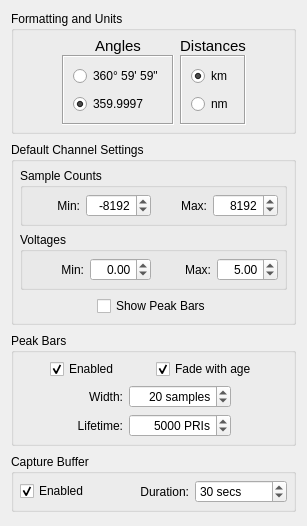
<ui version="4.0" >
 <class>ConfigurationWindow</class>
 <widget class="QDialog" name="ConfigurationWindow" >
  <property name="geometry" >
   <rect>
    <x>0</x>
    <y>0</y>
    <width>307</width>
    <height>526</height>
   </rect>
  </property>
  <property name="windowTitle" >
   <string>Configuration</string>
  </property>
  <layout class="QVBoxLayout" >
   <property name="spacing" >
    <number>8</number>
   </property>
   <item>
    <widget class="QGroupBox" name="groupBox_4" >
     <property name="sizePolicy" >
      <sizepolicy vsizetype="Fixed" hsizetype="Preferred" >
       <horstretch>0</horstretch>
       <verstretch>0</verstretch>
      </sizepolicy>
     </property>
     <property name="title" >
      <string>Formatting and Units</string>
     </property>
     <layout class="QHBoxLayout" >
      <property name="leftMargin" >
       <number>6</number>
      </property>
      <property name="topMargin" >
       <number>6</number>
      </property>
      <property name="rightMargin" >
       <number>6</number>
      </property>
      <property name="bottomMargin" >
       <number>6</number>
      </property>
      <item>
       <spacer>
        <property name="orientation" >
         <enum>Qt::Horizontal</enum>
        </property>
        <property name="sizeHint" >
         <size>
          <width>40</width>
          <height>20</height>
         </size>
        </property>
       </spacer>
      </item>
      <item>
       <layout class="QGridLayout" >
        <property name="verticalSpacing" >
         <number>0</number>
        </property>
        <item row="0" column="0" >
         <widget class="QLabel" name="label_5" >
          <property name="font" >
           <font>
            <pointsize>11</pointsize>
           </font>
          </property>
          <property name="text" >
           <string>Angles</string>
          </property>
          <property name="alignment" >
           <set>Qt::AlignCenter</set>
          </property>
         </widget>
        </item>
        <item row="0" column="1" >
         <widget class="QLabel" name="label_2" >
          <property name="font" >
           <font>
            <pointsize>11</pointsize>
           </font>
          </property>
          <property name="text" >
           <string>Distances</string>
          </property>
          <property name="alignment" >
           <set>Qt::AlignCenter</set>
          </property>
         </widget>
        </item>
        <item row="1" column="0" >
         <widget class="QFrame" name="frame_2" >
          <property name="sizePolicy" >
           <sizepolicy vsizetype="Fixed" hsizetype="Minimum" >
            <horstretch>0</horstretch>
            <verstretch>0</verstretch>
           </sizepolicy>
          </property>
          <property name="frameShape" >
           <enum>QFrame::Box</enum>
          </property>
          <property name="frameShadow" >
           <enum>QFrame::Sunken</enum>
          </property>
          <layout class="QVBoxLayout" >
           <property name="spacing" >
            <number>8</number>
           </property>
           <item>
            <widget class="QRadioButton" name="angleFormatMinSec_" >
             <property name="toolTip" >
              <string/>
             </property>
             <property name="text" >
              <string>360° 59' 59"</string>
             </property>
             <property name="checked" >
              <bool>false</bool>
             </property>
            </widget>
           </item>
           <item>
            <widget class="QRadioButton" name="angleFormatDecimal_" >
             <property name="toolTip" >
              <string/>
             </property>
             <property name="text" >
              <string>359.9997</string>
             </property>
             <property name="checked" >
              <bool>true</bool>
             </property>
            </widget>
           </item>
          </layout>
         </widget>
        </item>
        <item row="1" column="1" >
         <widget class="QFrame" name="frame" >
          <property name="sizePolicy" >
           <sizepolicy vsizetype="Fixed" hsizetype="Preferred" >
            <horstretch>0</horstretch>
            <verstretch>0</verstretch>
           </sizepolicy>
          </property>
          <property name="frameShape" >
           <enum>QFrame::Box</enum>
          </property>
          <property name="frameShadow" >
           <enum>QFrame::Sunken</enum>
          </property>
          <layout class="QVBoxLayout" >
           <property name="spacing" >
            <number>8</number>
           </property>
           <item>
            <widget class="QRadioButton" name="distanceUnitsKm_" >
             <property name="toolTip" >
              <string/>
             </property>
             <property name="text" >
              <string>km</string>
             </property>
             <property name="checked" >
              <bool>true</bool>
             </property>
            </widget>
           </item>
           <item>
            <widget class="QRadioButton" name="distanceUnitsNm_" >
             <property name="statusTip" >
              <string/>
             </property>
             <property name="text" >
              <string>nm</string>
             </property>
             <property name="checked" >
              <bool>false</bool>
             </property>
            </widget>
           </item>
          </layout>
         </widget>
        </item>
       </layout>
      </item>
      <item>
       <spacer>
        <property name="orientation" >
         <enum>Qt::Horizontal</enum>
        </property>
        <property name="sizeHint" >
         <size>
          <width>40</width>
          <height>20</height>
         </size>
        </property>
       </spacer>
      </item>
     </layout>
    </widget>
   </item>
   <item>
    <widget class="QGroupBox" name="groupBox_3" >
     <property name="sizePolicy" >
      <sizepolicy vsizetype="Fixed" hsizetype="Preferred" >
       <horstretch>0</horstretch>
       <verstretch>0</verstretch>
      </sizepolicy>
     </property>
     <property name="title" >
      <string>Default Channel Settings</string>
     </property>
     <layout class="QVBoxLayout" >
      <property name="leftMargin" >
       <number>6</number>
      </property>
      <property name="topMargin" >
       <number>6</number>
      </property>
      <property name="rightMargin" >
       <number>6</number>
      </property>
      <property name="bottomMargin" >
       <number>6</number>
      </property>
      <item>
       <widget class="QGroupBox" name="groupBox" >
        <property name="title" >
         <string>Sample Counts</string>
        </property>
        <property name="flat" >
         <bool>true</bool>
        </property>
        <layout class="QHBoxLayout" >
         <property name="leftMargin" >
          <number>6</number>
         </property>
         <property name="topMargin" >
          <number>6</number>
         </property>
         <property name="rightMargin" >
          <number>6</number>
         </property>
         <property name="bottomMargin" >
          <number>6</number>
         </property>
         <item>
          <widget class="QLabel" name="label_8" >
           <property name="text" >
            <string>Min:</string>
           </property>
           <property name="alignment" >
            <set>Qt::AlignRight|Qt::AlignTrailing|Qt::AlignVCenter</set>
           </property>
          </widget>
         </item>
         <item>
          <widget class="QSpinBox" name="sampleMin_" >
          <property name="keyboardTracking" >
           <bool>false</bool>
          </property>
           <property name="toolTip" >
            <string>Default minimum sample count
for new channels</string>
           </property>
           <property name="alignment" >
            <set>Qt::AlignRight</set>
           </property>
           <property name="minimum" >
            <number>-65535</number>
           </property>
           <property name="maximum" >
            <number>65535</number>
           </property>
           <property name="singleStep" >
            <number>10</number>
           </property>
           <property name="value" >
            <number>-8192</number>
           </property>
          </widget>
         </item>
         <item>
          <widget class="QLabel" name="label_9" >
           <property name="text" >
            <string>Max:</string>
           </property>
           <property name="alignment" >
            <set>Qt::AlignRight|Qt::AlignTrailing|Qt::AlignVCenter</set>
           </property>
          </widget>
         </item>
         <item>
          <widget class="QSpinBox" name="sampleMax_" >
          <property name="keyboardTracking" >
           <bool>false</bool>
          </property>
           <property name="toolTip" >
            <string>Default maximum sample count
for new channels</string>
           </property>
           <property name="frame" >
            <bool>true</bool>
           </property>
           <property name="alignment" >
            <set>Qt::AlignRight</set>
           </property>
           <property name="buttonSymbols" >
            <enum>QAbstractSpinBox::UpDownArrows</enum>
           </property>
           <property name="minimum" >
            <number>-65535</number>
           </property>
           <property name="maximum" >
            <number>65535</number>
           </property>
           <property name="singleStep" >
            <number>10</number>
           </property>
           <property name="value" >
            <number>8192</number>
           </property>
          </widget>
         </item>
        </layout>
       </widget>
      </item>
      <item>
       <widget class="QGroupBox" name="groupBox_2" >
        <property name="title" >
         <string>Voltages</string>
        </property>
        <property name="flat" >
         <bool>true</bool>
        </property>
        <layout class="QHBoxLayout" >
         <property name="leftMargin" >
          <number>6</number>
         </property>
         <property name="topMargin" >
          <number>6</number>
         </property>
         <property name="rightMargin" >
          <number>6</number>
         </property>
         <property name="bottomMargin" >
          <number>6</number>
         </property>
         <item>
          <widget class="QLabel" name="label_6" >
           <property name="text" >
            <string>Min:</string>
           </property>
           <property name="textFormat" >
            <enum>Qt::PlainText</enum>
           </property>
           <property name="alignment" >
            <set>Qt::AlignRight|Qt::AlignTrailing|Qt::AlignVCenter</set>
           </property>
          </widget>
         </item>
         <item>
          <widget class="QDoubleSpinBox" name="voltageMin_" >
          <property name="keyboardTracking" >
           <bool>false</bool>
          </property>
           <property name="toolTip" >
            <string>Default minimum voltage value
for new channels</string>
           </property>
           <property name="alignment" >
            <set>Qt::AlignRight</set>
           </property>
           <property name="suffix" >
            <string/>
           </property>
           <property name="minimum" >
            <double>-99.989999999999995</double>
           </property>
           <property name="maximum" >
            <double>99.989999999999995</double>
           </property>
           <property name="value" >
            <double>0.000000000000000</double>
           </property>
          </widget>
         </item>
         <item>
          <widget class="QLabel" name="label_7" >
           <property name="text" >
            <string>Max:</string>
           </property>
           <property name="textFormat" >
            <enum>Qt::PlainText</enum>
           </property>
           <property name="alignment" >
            <set>Qt::AlignRight|Qt::AlignTrailing|Qt::AlignVCenter</set>
           </property>
          </widget>
         </item>
         <item>
          <widget class="QDoubleSpinBox" name="voltageMax_" >
          <property name="keyboardTracking" >
           <bool>false</bool>
          </property>
           <property name="toolTip" >
            <string>Default maximum voltage value
for new channels</string>
           </property>
           <property name="alignment" >
            <set>Qt::AlignRight</set>
           </property>
           <property name="suffix" >
            <string/>
           </property>
           <property name="minimum" >
            <double>-99.989999999999995</double>
           </property>
           <property name="value" >
            <double>5.000000000000000</double>
           </property>
          </widget>
         </item>
        </layout>
       </widget>
      </item>
      <item>
       <layout class="QHBoxLayout" >
        <item>
         <spacer>
          <property name="orientation" >
           <enum>Qt::Horizontal</enum>
          </property>
          <property name="sizeHint" >
           <size>
            <width>40</width>
            <height>10</height>
           </size>
          </property>
         </spacer>
        </item>
        <item>
         <widget class="QCheckBox" name="showPeakBars_" >
          <property name="toolTip" >
           <string>Check to enable peak bars
for new channels</string>
          </property>
          <property name="text" >
           <string>Show Peak Bars</string>
          </property>
         </widget>
        </item>
        <item>
         <spacer>
          <property name="orientation" >
           <enum>Qt::Horizontal</enum>
          </property>
          <property name="sizeHint" >
           <size>
            <width>40</width>
            <height>10</height>
           </size>
          </property>
         </spacer>
        </item>
       </layout>
      </item>
     </layout>
    </widget>
   </item>
   <item>
    <widget class="QGroupBox" name="blahblah" >
     <property name="sizePolicy" >
      <sizepolicy vsizetype="Fixed" hsizetype="Preferred" >
       <horstretch>0</horstretch>
       <verstretch>0</verstretch>
      </sizepolicy>
     </property>
     <property name="title" >
      <string>Peak Bars</string>
     </property>
     <layout class="QVBoxLayout" >
      <property name="leftMargin" >
       <number>6</number>
      </property>
      <property name="topMargin" >
       <number>6</number>
      </property>
      <property name="rightMargin" >
       <number>6</number>
      </property>
      <property name="bottomMargin" >
       <number>6</number>
      </property>
      <item>
       <layout class="QHBoxLayout" >
        <item>
         <widget class="QCheckBox" name="peakBarsEnabled_" >
          <property name="sizePolicy" >
           <sizepolicy vsizetype="Fixed" hsizetype="Fixed" >
            <horstretch>0</horstretch>
            <verstretch>0</verstretch>
           </sizepolicy>
          </property>
          <property name="toolTip" >
           <string>Check to enable display of peak bars</string>
          </property>
          <property name="text" >
           <string>Enabled</string>
          </property>
          <property name="checkable" >
           <bool>true</bool>
          </property>
          <property name="checked" >
           <bool>true</bool>
          </property>
         </widget>
        </item>
        <item>
         <widget class="QCheckBox" name="peakBarsFade_" >
          <property name="sizePolicy" >
           <sizepolicy vsizetype="Fixed" hsizetype="Fixed" >
            <horstretch>0</horstretch>
            <verstretch>0</verstretch>
           </sizepolicy>
          </property>
          <property name="toolTip" >
           <string>Check to fade peak bars over time</string>
          </property>
          <property name="text" >
           <string>Fade with age</string>
          </property>
          <property name="checkable" >
           <bool>true</bool>
          </property>
          <property name="checked" >
           <bool>true</bool>
          </property>
         </widget>
        </item>
       </layout>
      </item>
      <item>
       <layout class="QHBoxLayout" >
        <item>
         <spacer>
          <property name="orientation" >
           <enum>Qt::Horizontal</enum>
          </property>
          <property name="sizeHint" >
           <size>
            <width>40</width>
            <height>20</height>
           </size>
          </property>
         </spacer>
        </item>
        <item>
         <layout class="QGridLayout" >
          <item row="0" column="0" colspan="2" >
           <widget class="QLabel" name="label_4" >
            <property name="text" >
             <string>Width:</string>
            </property>
            <property name="textFormat" >
             <enum>Qt::PlainText</enum>
            </property>
            <property name="alignment" >
             <set>Qt::AlignRight|Qt::AlignTrailing|Qt::AlignVCenter</set>
            </property>
           </widget>
          </item>
          <item row="0" column="2" >
           <widget class="QSpinBox" name="peakBarsWidth_" >
          <property name="keyboardTracking" >
           <bool>false</bool>
          </property>
            <property name="sizePolicy" >
             <sizepolicy vsizetype="Fixed" hsizetype="Minimum" >
              <horstretch>0</horstretch>
              <verstretch>0</verstretch>
             </sizepolicy>
            </property>
            <property name="toolTip" >
             <string>Number of data samples represented
by a peak bar</string>
            </property>
            <property name="alignment" >
             <set>Qt::AlignRight</set>
            </property>
            <property name="suffix" >
             <string> samples</string>
            </property>
            <property name="minimum" >
             <number>4</number>
            </property>
            <property name="maximum" >
             <number>1000</number>
            </property>
            <property name="value" >
             <number>20</number>
            </property>
           </widget>
          </item>
          <item row="1" column="0" colspan="2" >
           <widget class="QLabel" name="label_3" >
            <property name="text" >
             <string>Lifetime:</string>
            </property>
            <property name="textFormat" >
             <enum>Qt::PlainText</enum>
            </property>
            <property name="alignment" >
             <set>Qt::AlignRight|Qt::AlignTrailing|Qt::AlignVCenter</set>
            </property>
           </widget>
          </item>
          <item row="1" column="2" >
           <widget class="QSpinBox" name="peakBarsLifeTime_" >
          <property name="keyboardTracking" >
           <bool>false</bool>
          </property>
            <property name="toolTip" >
             <string>How long a peak bar will hold
its position before resetting</string>
            </property>
            <property name="alignment" >
             <set>Qt::AlignRight</set>
            </property>
            <property name="suffix" >
             <string> PRIs</string>
            </property>
            <property name="minimum" >
             <number>10</number>
            </property>
            <property name="maximum" >
             <number>50000</number>
            </property>
            <property name="value" >
             <number>5000</number>
            </property>
           </widget>
          </item>
         </layout>
        </item>
        <item>
         <spacer>
          <property name="orientation" >
           <enum>Qt::Horizontal</enum>
          </property>
          <property name="sizeHint" >
           <size>
            <width>40</width>
            <height>20</height>
           </size>
          </property>
         </spacer>
        </item>
       </layout>
      </item>
     </layout>
    </widget>
   </item>
   <item>
    <widget class="QGroupBox" name="historyEnabledOld_" >
     <property name="sizePolicy" >
      <sizepolicy vsizetype="Fixed" hsizetype="Preferred" >
       <horstretch>0</horstretch>
       <verstretch>0</verstretch>
      </sizepolicy>
     </property>
     <property name="title" >
      <string>Capture Buffer</string>
     </property>
     <layout class="QHBoxLayout" >
      <property name="leftMargin" >
       <number>6</number>
      </property>
      <property name="topMargin" >
       <number>6</number>
      </property>
      <property name="rightMargin" >
       <number>6</number>
      </property>
      <property name="bottomMargin" >
       <number>6</number>
      </property>
      <item>
       <widget class="QCheckBox" name="historyEnabled_" >
        <property name="sizePolicy" >
         <sizepolicy vsizetype="Fixed" hsizetype="Fixed" >
          <horstretch>0</horstretch>
          <verstretch>0</verstretch>
         </sizepolicy>
        </property>
        <property name="toolTip" >
         <string>Check to enable the capture buffer</string>
        </property>
        <property name="text" >
         <string>Enabled</string>
        </property>
        <property name="checkable" >
         <bool>true</bool>
        </property>
        <property name="checked" >
         <bool>true</bool>
        </property>
       </widget>
      </item>
      <item>
       <widget class="QLabel" name="label" >
        <property name="text" >
         <string>Duration:</string>
        </property>
        <property name="alignment" >
         <set>Qt::AlignRight|Qt::AlignTrailing|Qt::AlignVCenter</set>
        </property>
       </widget>
      </item>
      <item>
       <widget class="QSpinBox" name="historyDuration_" >
          <property name="keyboardTracking" >
           <bool>false</bool>
          </property>
        <property name="toolTip" >
         <string>The oldest message that will be held
in the capture buffer</string>
        </property>
        <property name="suffix" >
         <string> secs</string>
        </property>
        <property name="minimum" >
         <number>1</number>
        </property>
        <property name="maximum" >
         <number>999</number>
        </property>
        <property name="value" >
         <number>30</number>
        </property>
       </widget>
      </item>
     </layout>
    </widget>
   </item>
  </layout>
 </widget>
 <tabstops>
  <tabstop>angleFormatMinSec_</tabstop>
  <tabstop>angleFormatDecimal_</tabstop>
  <tabstop>distanceUnitsKm_</tabstop>
  <tabstop>distanceUnitsNm_</tabstop>
  <tabstop>peakBarsWidth_</tabstop>
  <tabstop>peakBarsLifeTime_</tabstop>
  <tabstop>peakBarsFade_</tabstop>
  <tabstop>historyDuration_</tabstop>
 </tabstops>
 <resources/>
 <connections/>
</ui>
